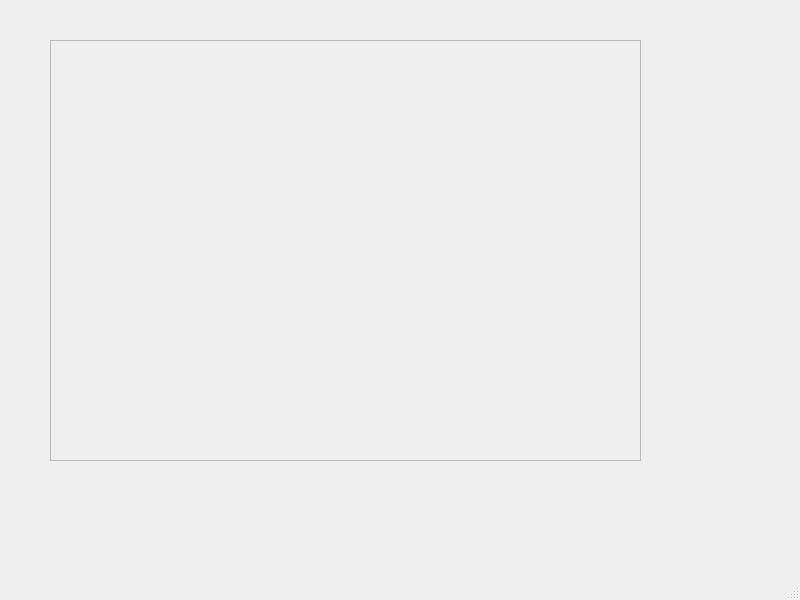
<?xml version="1.0" encoding="UTF-8"?>
<ui version="4.0">
 <class>MainWindow</class>
 <widget class="QMainWindow" name="MainWindow">
  <property name="geometry">
   <rect>
    <x>0</x>
    <y>0</y>
    <width>800</width>
    <height>600</height>
   </rect>
  </property>
  <property name="windowTitle">
   <string>Recipe Discovery</string>
  </property>
  <widget class="QWidget" name="centralwidget">
   <widget class="QScrollArea" name="scrollArea">
    <property name="geometry">
     <rect>
      <x>50</x>
      <y>40</y>
      <width>591</width>
      <height>421</height>
     </rect>
    </property>
    <property name="widgetResizable">
     <bool>true</bool>
    </property>
    <widget class="QWidget" name="scrollAreaWidgetContents">
     <property name="geometry">
      <rect>
       <x>0</x>
       <y>0</y>
       <width>589</width>
       <height>419</height>
      </rect>
     </property>
     <layout class="QGridLayout" name="gridLayout_3">
      <item row="0" column="0">
       <widget class="QStackedWidget" name="stackedWidget">
        <property name="currentIndex">
         <number>0</number>
        </property>
        <widget class="QWidget" name="page">
         <layout class="QGridLayout" name="gridLayout_2">
          <item row="0" column="0">
           <layout class="QGridLayout" name="gridLayout">
            <property name="horizontalSpacing">
             <number>15</number>
            </property>
            <property name="verticalSpacing">
             <number>100</number>
            </property>
           </layout>
          </item>
         </layout>
        </widget>
        <widget class="QWidget" name="page_2">
         <layout class="QGridLayout" name="gridLayout_6">
          <item row="0" column="0">
           <layout class="QGridLayout" name="gridLayout_5"/>
          </item>
         </layout>
        </widget>
       </widget>
      </item>
     </layout>
    </widget>
   </widget>
  </widget>
  <widget class="QMenuBar" name="menubar">
   <property name="geometry">
    <rect>
     <x>0</x>
     <y>0</y>
     <width>800</width>
     <height>21</height>
    </rect>
   </property>
  </widget>
  <widget class="QStatusBar" name="statusbar"/>
 </widget>
 <resources/>
 <connections/>
</ui>
